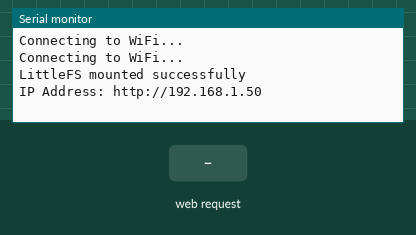
A sketch run on a simulated ESP32. Shown: the last lines printed to the serial monitor. The test bench sets the inputs (shaded band). WiFi joins after 1.5 s; servers stay silent unless stated; storage starts empty; the camera gives no picture.

Above: at 4.0 s.
4.1 s: HTTP request GET /capture-photo received
At 4.24 s:
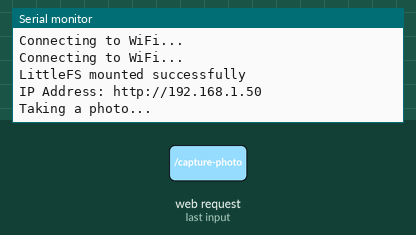
5.7 s: HTTP request GET /trigger received
At 5.73 s:
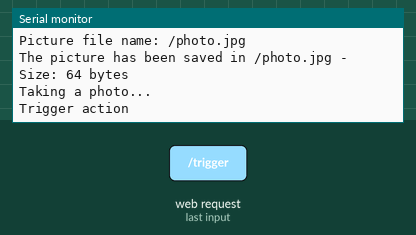

The sketch:

Face_Recognition_Comparing_two_Photos.ino
```cpp
// (licence header left out)
#include "WiFi.h"
#include "esp_camera.h"
#include "esp_timer.h"
#include "img_converters.h"
#include "Arduino.h"
#include "soc/soc.h"           // Disable brownout problems
#include "soc/rtc_cntl_reg.h"  // Disable brownout problems
#include "driver/rtc_io.h"
#include <ESPAsyncWebServer.h>
#include <LittleFS.h>
#include <FS.h>

// Replace with your network credentials
const char* ssid = "REPLACE_WITH_YOUR_SSID";
const char* password = "REPLACE_WITH_YOUR_PASSWORD";

// Create AsyncWebServer object on port 80
AsyncWebServer server(80);

boolean takeNewPhoto = false;
boolean takeNewPhoto2 = false;

// Photo File Name to save in LittleFS
String FILE_PHOTO = "/photo.jpg";
String FILE_PHOTO_2  = "/test-photo.jpg";

// CAMERA_MODEL_AI_THINKER
#define PWDN_GPIO_NUM     32
#define RESET_GPIO_NUM    -1
#define XCLK_GPIO_NUM      0
#define SIOD_GPIO_NUM     26
#define SIOC_GPIO_NUM     27
#define Y9_GPIO_NUM       35
#define Y8_GPIO_NUM       34
#define Y7_GPIO_NUM       39
#define Y6_GPIO_NUM       36
#define Y5_GPIO_NUM       21
#define Y4_GPIO_NUM       19
#define Y3_GPIO_NUM       18
#define Y2_GPIO_NUM        5
#define VSYNC_GPIO_NUM    25
#define HREF_GPIO_NUM     23
#define PCLK_GPIO_NUM     22

const char index_html[] PROGMEM = R"rawliteral(
<!DOCTYPE html>
<html>
  <head>
    <title>ESP32-CAM Face Recognition</title>
    <meta name="viewport" content="width=device-width,initial-scale=1">
    <meta http-equiv="Access-Control-Allow-Headers" content="Origin, X-Requested-With, Content-Type, Accept">
    <meta http-equiv="Access-Control-Allow-Methods" content="GET,POST,PUT,DELETE,OPTIONS">
    <meta http-equiv="Access-Control-Allow-Origin" content="*">
    <title>ESP32-CAM Face Detection and Recognition</title>
    <script src="https:\/\/code.jquery.com/jquery-3.3.1.min.js"></script>
    <script src='https:\/\/cdn.jsdelivr.net/gh/justadudewhohacks/face-api.js@0.22.1/dist/face-api.min.js'></script>
    <style>
      #container { padding: 0; }
      canvas {
        position: absolute;
        top: 0;
        left: 0;
        z-index:999;
      }
      img {
        width: auto ;
        max-width: 100% ;
        height: auto ;
      }
      .flex-container { display: flex; }
      @media only screen and (max-width: 600px) {
        .flex-container {
          flex-direction: column;
        }
      }
      button {
        padding: 10px;
        margin-bottom: 30px;
      }
    </style>
  </head>
  <body>
    <div class="flex-container">
      <div>
        <div id="container"></div>
        <img src="photo.jpg" id="newImage"></img>
        <h2>Face Detection and Recognition</h2>
        <button onclick="capturePhoto();">2# FACE RECOGNITION - CAPTURE PHOTO</button>
      </div>
      <div>
        <img src="test-photo.jpg"></img>
        <h2>Face Enrolled - Test Photo</h2>
        <button onclick="captureTestPhoto()">1# ENROLL NEW FACE - CAPTURE TEST PHOTO</button>
      </div>
    </div>
     <div>
        <p><b>How to use this ESP32-CAM Face Recognition example:</b></p>
        <ol>
          <li>Press the "ENROLL NEW FACE - CAPTURE TEST PHOTO" button and refresh the page</li>
          <li>Press the "FACE RECOGNITION - CAPTURE PHOTO" button</li>
          <li>Refresh the page. The face recognition code runs automatically, so you have to wait 5 to 40 seconds for an alert with the face recognition result.</li>
        </ol>
        <p><b>IMPORTANT:</b> if you don't see a popup with your Face Recognition result, refresh the web page and wait a few seconds. I only recommend testing this web server on a laptop/desktop computer with Google Chrome web browser.</p>
        <p>You can only do face recognition for one subject - your TEST PHOTO should only have one face.</p>
      </div>
  </body>
<script>
  function capturePhoto() {
    var xhr = new XMLHttpRequest();
    xhr.open('GET', "/capture-photo", true);
    xhr.send();
  }
  function captureTestPhoto(){
    var xhr = new XMLHttpRequest();
    xhr.open('GET', "/capture-test-photo", true);
    xhr.send();
  }
  var ShowImage = document.getElementById('newImage');
  const modelPath = 'https://ruisantosdotme.github.io/face-api.js/weights/';
  let currentStream;
  let displaySize = { width:320, height: 400 }
  let convas;
  let faceDetection;
  Promise.all([
    faceapi.nets.faceRecognitionNet.loadFromUri(modelPath),
    faceapi.nets.faceLandmark68Net.loadFromUri(modelPath),
    faceapi.nets.ssdMobilenetv1.loadFromUri(modelPath)
  ]).then(start());
  async function start() {
    const container = document.createElement('div')
    container.style.position = 'relative'
    document.body.append(container)
    const labeledFaceDescriptors = await loadLabeledImages()
    const faceMatcher = new faceapi.FaceMatcher(labeledFaceDescriptors, 0.6)
    if( document.getElementsByTagName("canvas").length == 0 ) {
      canvas = faceapi.createCanvasFromMedia(ShowImage)
      document.getElementById('container').append(canvas)
    }
    const displaySize = { width: ShowImage.width, height: ShowImage.height }
    faceapi.matchDimensions(canvas, displaySize)
    const detections = await faceapi.detectAllFaces(ShowImage).withFaceLandmarks().withFaceDescriptors()
    const resizedDetections = faceapi.resizeResults(detections, displaySize)
    const results = resizedDetections.map(d => faceMatcher.findBestMatch(d.descriptor))
    results.forEach((result, i) => {
      const box = resizedDetections[i].detection.box
      const drawBox = new faceapi.draw.DrawBox(box, { label: result.toString() })
      drawBox.draw(canvas)
      if( result.toString().indexOf("unknown") == -1) {
        var xhr = new XMLHttpRequest();
        xhr.open('GET', "/trigger", true);
        xhr.send();
      }
    })
    alert("DONE!");
  }
  function loadLabeledImages() {
    const labels = ['SARA SANTOS']
    return Promise.all(
      labels.map(async label => {
        const descriptions = []
        const img = await faceapi.fetchImage(window.location.href+"test-photo.jpg")
        const detections = await faceapi.detectSingleFace(img).withFaceLandmarks().withFaceDescriptor()
        descriptions.push(detections.descriptor)
        return new faceapi.LabeledFaceDescriptors(label, descriptions)
      })
    )
  }
</script>
</html>)rawliteral";


void setup() {
  // Serial port for debugging purposes
  Serial.begin(115200);

  // Connect to Wi-Fi
  WiFi.begin(ssid, password);
  while (WiFi.status() != WL_CONNECTED) {
    delay(1000);
    Serial.println("Connecting to WiFi...");
  }
  if (!LittleFS.begin(true)) {
    Serial.println("An Error has occurred while mounting LittleFS");
    ESP.restart();
  }
  else {
    delay(500);
    Serial.println("LittleFS mounted successfully");
  }

  // Print ESP32 Local IP Address
  Serial.print("IP Address: http://");
  Serial.println(WiFi.localIP());

  // Turn-off the 'brownout detector'
  WRITE_PERI_REG(RTC_CNTL_BROWN_OUT_REG, 0);

  // OV2640 camera module
  camera_config_t config;
  config.ledc_channel = LEDC_CHANNEL_0;
  config.ledc_timer = LEDC_TIMER_0;
  config.pin_d0 = Y2_GPIO_NUM;
  config.pin_d1 = Y3_GPIO_NUM;
  config.pin_d2 = Y4_GPIO_NUM;
  config.pin_d3 = Y5_GPIO_NUM;
  config.pin_d4 = Y6_GPIO_NUM;
  config.pin_d5 = Y7_GPIO_NUM;
  config.pin_d6 = Y8_GPIO_NUM;
  config.pin_d7 = Y9_GPIO_NUM;
  config.pin_xclk = XCLK_GPIO_NUM;
  config.pin_pclk = PCLK_GPIO_NUM;
  config.pin_vsync = VSYNC_GPIO_NUM;
  config.pin_href = HREF_GPIO_NUM;
  config.pin_sccb_sda = SIOD_GPIO_NUM;
  config.pin_sccb_scl = SIOC_GPIO_NUM;
  config.pin_pwdn = PWDN_GPIO_NUM;
  config.pin_reset = RESET_GPIO_NUM;
  config.xclk_freq_hz = 20000000;
  config.pixel_format = PIXFORMAT_JPEG;
  config.grab_mode = CAMERA_GRAB_LATEST;

  if (psramFound()) {
    config.frame_size = FRAMESIZE_UXGA;
    config.jpeg_quality = 10;
    config.fb_count = 1;
  } else {
    config.frame_size = FRAMESIZE_SVGA;
    config.jpeg_quality = 12;
    config.fb_count = 1;
  }
  // Camera init
  esp_err_t err = esp_camera_init(&config);
  if (err != ESP_OK) {
    Serial.printf("Camera init failed with error 0x%x", err);
    ESP.restart();
  }

  // Route for root / web page
  server.on("/", HTTP_GET, [](AsyncWebServerRequest * request) {
    request->send(200, "text/html", index_html);
  });

  server.on("/capture-photo", HTTP_GET, [](AsyncWebServerRequest * request) {
    takeNewPhoto = true;
    request->send(200, "text/plain", "Taking Photo");
  });

  server.on("/trigger", HTTP_GET, [](AsyncWebServerRequest * request) {
    Serial.println("Trigger action");
    request->send(200, "text/plain", "Trigger");
  });

  server.on("/capture-test-photo", HTTP_GET, [](AsyncWebServerRequest * request) {
    takeNewPhoto2 = true;
    request->send(200, "text/plain", "Taking Photo");
  });

  server.on("/photo.jpg", HTTP_GET, [](AsyncWebServerRequest * request) {
    request->send(LittleFS, FILE_PHOTO.c_str(), "image/jpg", false);
  });

  server.on("/test-photo.jpg", HTTP_GET, [](AsyncWebServerRequest * request) {
    request->send(LittleFS, FILE_PHOTO_2.c_str(), "image/jpg", false);
  });

  // Start server
  server.begin();
}

void loop() {
  if (takeNewPhoto) {
    takeNewPhoto = capturePhotoSaveLittleFS(FILE_PHOTO.c_str());
  }
  if (takeNewPhoto2) {
    takeNewPhoto2 = capturePhotoSaveLittleFS(FILE_PHOTO_2.c_str());
  }
  delay(1);
}

// Check if photo capture was successful
bool checkPhoto( fs::FS &fs , const char* photoName) {
  File f_pic = fs.open( photoName );
  unsigned int pic_sz = f_pic.size();
  return ( pic_sz > 100 );
}

// Capture Photo and Save it to LittleFS
bool capturePhotoSaveLittleFS( const char* photoName ) {
  camera_fb_t * fb = NULL; // pointer
  bool ok = 0; // Boolean indicating if the picture has been taken correctly

  do {
    // Take a photo with the camera
    Serial.println("Taking a photo...");

    // Clean previous buffer
    camera_fb_t * fb = NULL;
    fb = esp_camera_fb_get();
    esp_camera_fb_return(fb); // dispose the buffered image
    fb = NULL; // reset to capture errors
    // Get fresh image
    fb = esp_camera_fb_get();
    if(!fb) {
      Serial.println("Camera capture failed");
      delay(1000);
      ESP.restart();
    }

    // Photo file name
    Serial.printf("Picture file name: %s\n", photoName);
    File file = LittleFS.open(photoName, FILE_WRITE);

    // Insert the data in the photo file
    if (!file) {
      Serial.println("Failed to open file in writing mode");
    }
    else {
      file.write(fb->buf, fb->len); // payload (image), payload length
      Serial.print("The picture has been saved in ");
      Serial.print(photoName);
      Serial.print(" - Size: ");
      Serial.print(fb->len);
      Serial.println(" bytes");
    }
    // Close the file
    file.close();
    esp_camera_fb_return(fb);

    // check if file has been correctly saved in LittleFS
    ok = checkPhoto(LittleFS, photoName);
  } while ( !ok );
  return false;
}
```

Measured:
- after the input at 4.1 s, the serial monitor: prints a new line at once (image 1)
- after the input at 5.7 s, the serial monitor: prints a new line at once (image 2)
